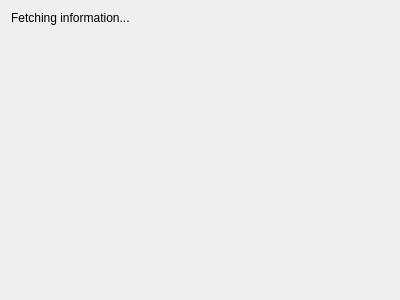
<?xml version="1.0" encoding="UTF-8"?>
<ui version="4.0">
 <class>UserStatusPage</class>
 <widget class="QWizardPage" name="UserStatusPage">
  <property name="geometry">
   <rect>
    <x>0</x>
    <y>0</y>
    <width>400</width>
    <height>300</height>
   </rect>
  </property>
  <property name="windowTitle">
   <string>User status</string>
  </property>
  <property name="title">
   <string>User status</string>
  </property>
  <layout class="QVBoxLayout" name="verticalLayout">
   <item>
    <widget class="QLabel" name="Info_">
     <property name="text">
      <string>Fetching information...</string>
     </property>
    </widget>
   </item>
   <item>
    <spacer name="verticalSpacer">
     <property name="orientation">
      <enum>Qt::Vertical</enum>
     </property>
     <property name="sizeHint" stdset="0">
      <size>
       <width>20</width>
       <height>40</height>
      </size>
     </property>
    </spacer>
   </item>
  </layout>
 </widget>
 <resources/>
 <connections/>
</ui>
